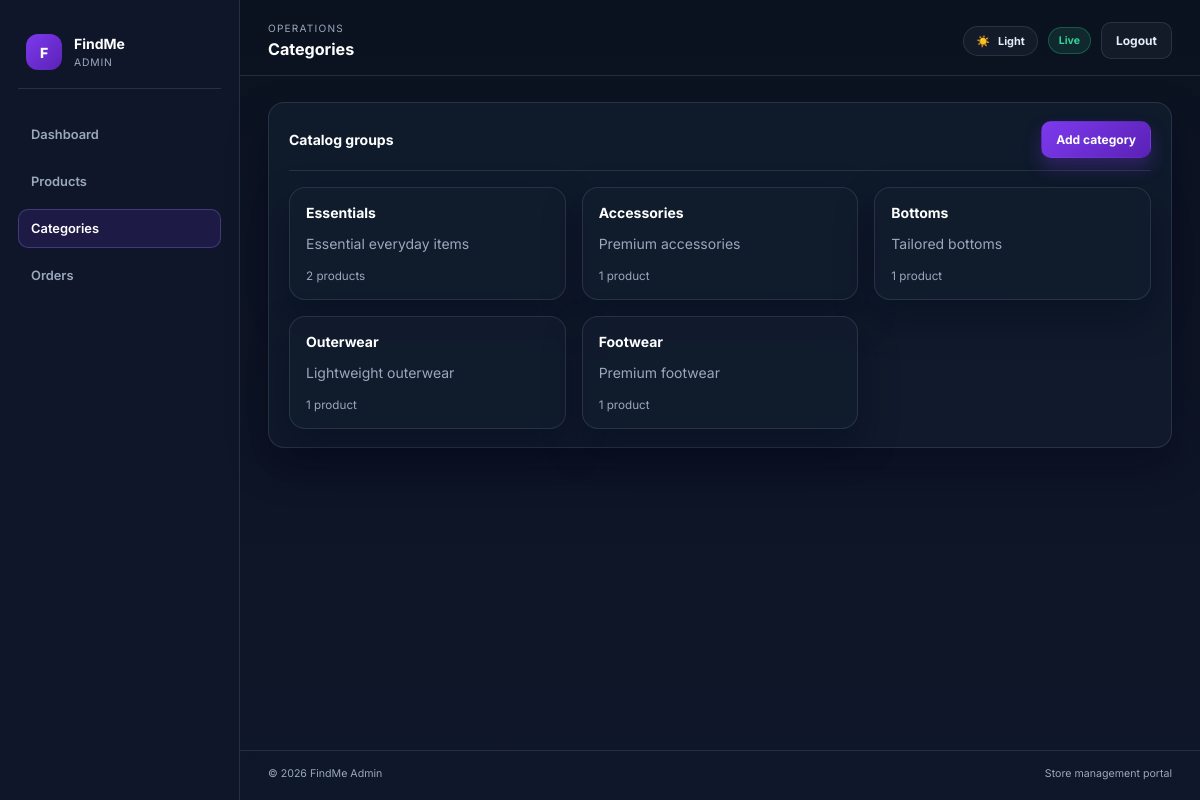
Page /admin/categories (signed in) on the committed database.
### models.py (models this page shows)
class Category(db.Model):
    __tablename__ = 'categories'
    id = db.Column(db.Integer, primary_key=True)
    name = db.Column(db.String(120), unique=True, nullable=False)
    description = db.Column(db.Text)
    created_at = db.Column(db.DateTime, default=datetime.utcnow)
    products = db.relationship('Product', backref='category', lazy=True, cascade='all, delete-orphan')

### app.py (the view)
@app.route('/admin/categories')
def admin_categories():
    if 'admin_id' not in session:
        return redirect(url_for('admin_login'))
    categories = Category.query.all()
    return render_template('admin/categories.html', categories=categories)

### app.py (called while the page is built)
@app.context_processor
def inject_cart_data():
    cart = session.get('cart', {})
    item_count = sum(cart.values())
    subtotal = 0
    for product_id, quantity in cart.items():
        product = Product.query.get(int(product_id))
        if product:
            subtotal += product.price * quantity
    return {'cart_count': item_count, 'cart_subtotal': subtotal}

### templates/admin/categories.html (shortened to what this page needs)
{% extends 'admin/base.html' %}
{% block page_title %}Categories{% endblock %}
{% block content %}
<div class="admin-panel">
  <div class="panel-header">
    <h3>Catalog groups</h3>
    <a href="{{ url_for('admin_add_category') }}" class="admin-button admin-button-primary">Add category</a>
  </div>
  <div class="categories-grid">
    {% for category in categories %}
      <div class="category-card">
        <h4>{{ category.name }}</h4>
        <p>{{ category.description or 'No description provided.' }}</p>
        <small>{{ category.products|length }} product{% if category.products|length != 1 %}s{% endif %}</small>
      </div>
    {% else %}
      <p class="empty-note">No categories yet.</p>
    {% endfor %}
  </div>
</div>
{% endblock %}

### static/css/admin.css (style rules this page uses)
:root { --admin-bg: #0b1220; --admin-panel: #111827; --admin-panel-strong: #0f172a; --admin-card: #111c2d; --admin-line: rgba(148, 163, 184, 0.18); --admin-text: #e5edf8; --admin-muted: #9aa8bd; --admin-accent: #7c3aed; --admin-accent-soft: #a78bfa; --admin-success: #34d399; --admin-warning: #fbbf24; --admin-danger: #f87171; --admin-shadow: 0 18px 38px rgba(2, 6, 23, 0.35); }
* { box-sizing: border-box; }
html, body { margin: 0; min-height: 100%; font-family: "Inter", sans-serif; background: linear-gradient(180deg, var(--admin-bg) 0%, #0f172a 100%); color: var(--admin-text); font-size: 14px; }
body a { color: inherit; text-decoration: none; }
.admin-body { min-height: 100vh; }
.admin-button { display: inline-flex; align-items: center; justify-content: center; border-radius: 10px; border: 1px solid transparent; padding: 10px 14px; font-size: 0.86rem; font-weight: 700; cursor: pointer; transition: 0.2s ease; }
.admin-button-primary { background: linear-gradient(135deg, var(--admin-accent) 0%, #5b21b6 100%); color: white; box-shadow: 0 10px 18px rgba(124, 58, 237, 0.28); }
.stat-card, .admin-panel, .category-card, .admin-login-card { background: rgba(17, 28, 45, 0.92); border: 1px solid var(--admin-line); border-radius: 16px; box-shadow: var(--admin-shadow); }
.admin-panel { padding: 18px 20px; }
.panel-header { display: flex; align-items: center; justify-content: space-between; gap: 12px; margin-bottom: 16px; padding-bottom: 12px; border-bottom: 1px solid var(--admin-line); }
.panel-header h3 { margin: 0; font-size: 1rem; color: white; }
.categories-grid { display: grid; grid-template-columns: repeat(auto-fit, minmax(220px, 1fr)); gap: 16px; }
.category-card { padding: 16px; }
.category-card h4 { margin: 0 0 8px; font-size: 1rem; color: white; }
.category-card p, .category-card small, .empty-note, .admin-login-meta { color: var(--admin-muted); }

### rows in the picture
Category: name "Essentials", description "Essential everyday items", products|length "2"
Category: name "Accessories", description "Premium accessories", products|length "1"
Category: name "Bottoms", description "Tailored bottoms", products|length "1"
Category: name "Outerwear", description "Lightweight outerwear", products|length "1"
Category: name "Footwear", description "Premium footwear", products|length "1"
